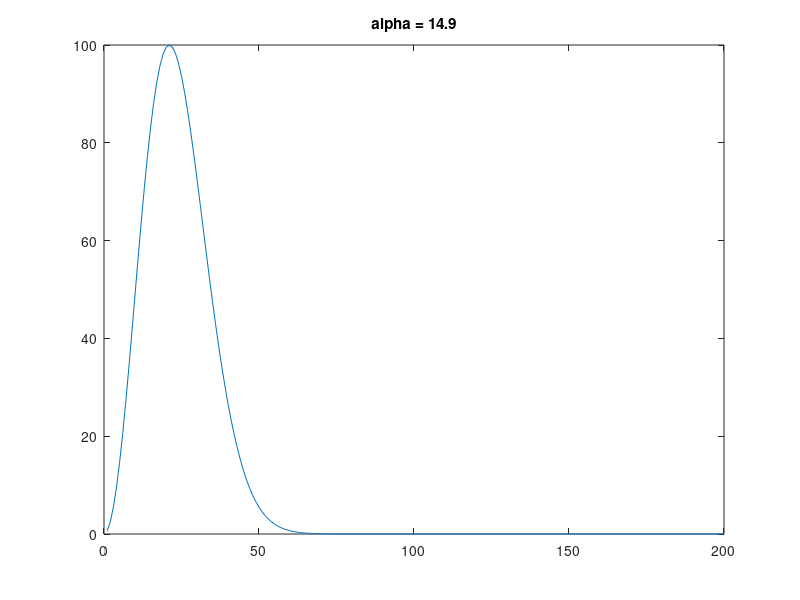

Source code (MATLAB):
% Test different sizes of alpha to generate A
close all
clc

b = 1:200;
alpha = 1:0.1:14.9;
amp = 100;

for t=1:length(alpha)
    a = b.^2.*exp(-b.^2/(2*alpha(t)^2))/alpha(t)^3; % Generate Maxwell-Boltzman Curve
    a = (amp/max(a)).*a;                      % Normalize to defined amplitude
    plot(a);title(['alpha = ',num2str(alpha(t))]);
    pause;
end